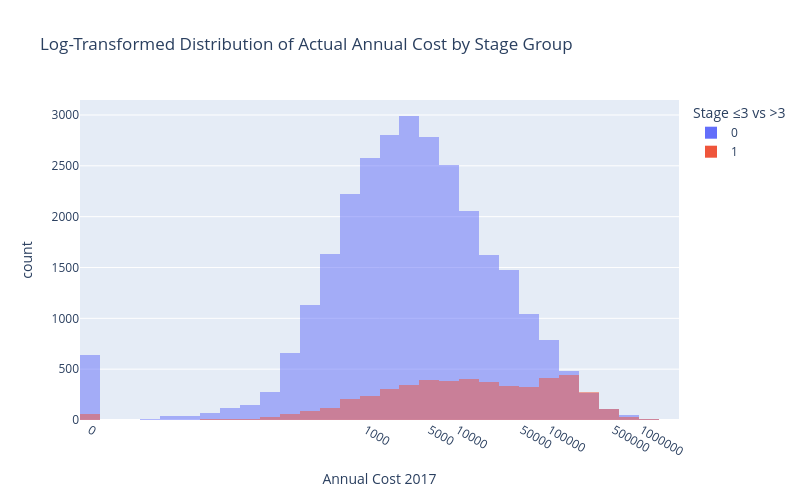
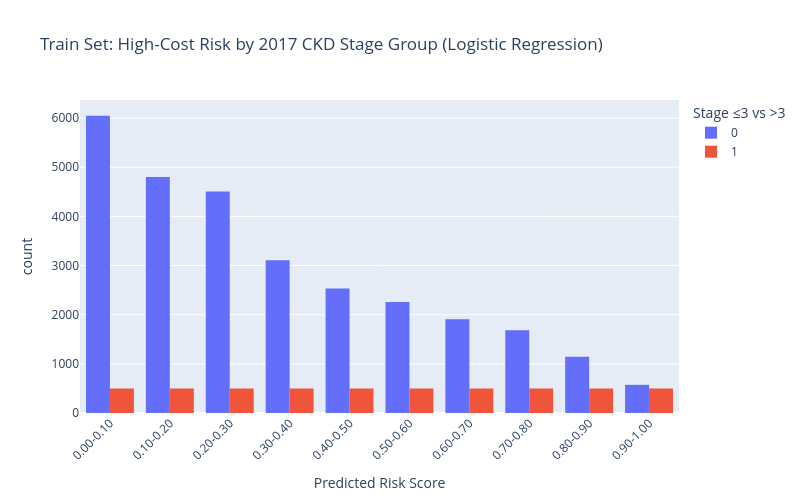
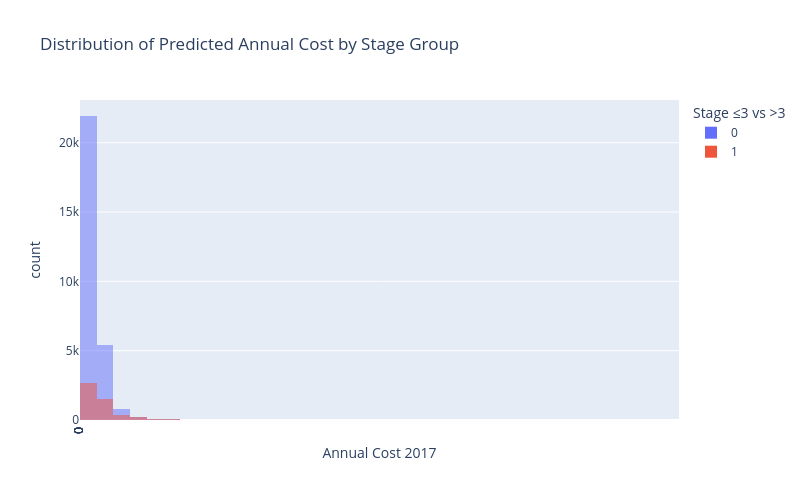

The notebook cell saved with these charts, in order:
### Code cell
import numpy as np
import plotly.express as px

bins = sorted(df_binned['risk_bin'].unique(), key=lambda x: float(x.split('-')[0]))   # already ordered
df_binned["true_class"] = (df_binned["stage_2017"] > 3).astype(int)
# For actual costs
df_binned["log_annual_cost17"] = np.log1p(df_binned["annual_cost17"])

# Add predicted cost to DataFrame
df_binned["predicted_cost"] = predictions

fig = px.histogram(
    df_binned,
    x="log_annual_cost17",
    color="true_class",
    labels={
        "log_annual_cost17": "Log(1 + Actual Annual Cost 2017)",
        "true_class": "Stage ≤3 vs >3"
    },
    title="Log-Transformed Distribution of Actual Annual Cost by Stage Group",
    nbins=50,
    barmode="overlay",
    height=500, width=800
)
tick_vals = np.log1p([0, 1000, 5000, 10000, 50000,100000,500000,1000000])
tick_labels = [str(x) for x in [0, 1000, 5000, 10000, 50000,100000,500000,1000000]]

fig.update_xaxes(
    tickvals=tick_vals,
    ticktext=tick_labels,
    title_text="Annual Cost 2017"
)
fig.show()

fig = px.histogram(
    df_binned,
    x="risk_bin",
    color="true_class",
    labels={
        "risk_bin": f"Predicted Risk Score",
        "true_class": "Stage ≤3 vs >3"
    },
    title="Train Set: High-Cost Risk by 2017 CKD Stage Group (Logistic Regression)",
    barmode="group",
    height=500, width=800
)
fig.update_xaxes(
    categoryorder="array",
    categoryarray=bins,      # <- enforce ascending order
    tickangle=-45
)
fig.show()

df_binned["log_predicted_cost"] = np.log1p(df_binned["predicted_cost"])

fig = px.histogram(
    df_binned,
    x="predicted_cost",
    color="true_class",
    labels={
        "predicted_cost": "Predicted Annual Cost 2017",
        "true_class": "Stage ≤3 vs >3"
    },
    title="Distribution of Predicted Annual Cost by Stage Group",
    nbins=50,
    barmode="overlay",
    height=500, width=800
)
fig.update_xaxes(
    tickvals=tick_vals,
    ticktext=tick_labels,
    title_text="Annual Cost 2017"
)
fig.show()

### Figure 1 — Plotly figure (JSON) as saved in the notebook; plotly's stock layout.template omitted (floating-point values rounded to 4 significant figures; data arrays with more than 128 entries replaced by an {"elided": "..."} marker saying what was removed)
{"data": [{"bingroup": "x", "hovertemplate": "Stage ≤3 vs >3=0<br>Log(1 + Actual Annual Cost 2017)=%{x}<br>count=%{y}<extra></extra>", "legendgroup": "0", "marker": {"color": "#636efa", "opacity": 0.5, "pattern": {"shape": ""}}, "name": "0", "nbinsx": 50, "orientation": "v", "showlegend": true, "type": "histogram", "x": {"elided": "28566 float values"}, "xaxis": "x", "yaxis": "y"}, {"bingroup": "x", "hovertemplate": "Stage ≤3 vs >3=1<br>Log(1 + Actual Annual Cost 2017)=%{x}<br>count=%{y}<extra></extra>", "legendgroup": "1", "marker": {"color": "#EF553B", "opacity": 0.5, "pattern": {"shape": ""}}, "name": "1", "nbinsx": 50, "orientation": "v", "showlegend": true, "type": "histogram", "x": {"elided": "4985 float values"}, "xaxis": "x", "yaxis": "y"}], "layout": {"barmode": "overlay", "height": 500, "legend": {"title": {"text": "Stage ≤3 vs >3"}, "tracegroupgap": 0}, "title": {"text": "Log-Transformed Distribution of Actual Annual Cost by Stage Group"}, "width": 800, "xaxis": {"anchor": "y", "domain": [0, 1], "ticktext": ["0", "1000", "5000", "10000", "50000", "100000", "500000", "1000000"], "tickvals": [0.0, 6.909, 8.517, 9.21, 10.82, 11.51, 13.12, 13.82], "title": {"text": "Annual Cost 2017"}}, "yaxis": {"anchor": "x", "domain": [0, 1], "title": {"text": "count"}}}}

### Figure 2 — Plotly figure (JSON) as saved in the notebook; plotly's stock layout.template omitted (floating-point values rounded to 4 significant figures; data arrays with more than 128 entries replaced by an {"elided": "..."} marker saying what was removed)
{"data": [{"alignmentgroup": "True", "bingroup": "x", "hovertemplate": "Stage ≤3 vs >3=0<br>Predicted Risk Score=%{x}<br>count=%{y}<extra></extra>", "legendgroup": "0", "marker": {"color": "#636efa", "pattern": {"shape": ""}}, "name": "0", "offsetgroup": "0", "orientation": "v", "showlegend": true, "type": "histogram", "x": {"elided": "28566 str values"}, "xaxis": "x", "yaxis": "y"}, {"alignmentgroup": "True", "bingroup": "x", "hovertemplate": "Stage ≤3 vs >3=1<br>Predicted Risk Score=%{x}<br>count=%{y}<extra></extra>", "legendgroup": "1", "marker": {"color": "#EF553B", "pattern": {"shape": ""}}, "name": "1", "offsetgroup": "1", "orientation": "v", "showlegend": true, "type": "histogram", "x": {"elided": "4985 str values"}, "xaxis": "x", "yaxis": "y"}], "layout": {"barmode": "group", "height": 500, "legend": {"title": {"text": "Stage ≤3 vs >3"}, "tracegroupgap": 0}, "title": {"text": "Train Set: High-Cost Risk by 2017 CKD Stage Group (Logistic Regression)"}, "width": 800, "xaxis": {"anchor": "y", "categoryarray": ["0.00-0.10", "0.10-0.20", "0.20-0.30", "0.30-0.40", "0.40-0.50", "0.50-0.60", "0.60-0.70", "0.70-0.80", "0.80-0.90", "0.90-1.00"], "categoryorder": "array", "domain": [0, 1], "tickangle": -45, "title": {"text": "Predicted Risk Score"}}, "yaxis": {"anchor": "x", "domain": [0, 1], "title": {"text": "count"}}}}

### Figure 3 — Plotly figure (JSON) as saved in the notebook; plotly's stock layout.template omitted (floating-point values rounded to 4 significant figures; data arrays with more than 128 entries replaced by an {"elided": "..."} marker saying what was removed)
{"data": [{"bingroup": "x", "hovertemplate": "Stage ≤3 vs >3=0<br>Predicted Annual Cost 2017=%{x}<br>count=%{y}<extra></extra>", "legendgroup": "0", "marker": {"color": "#636efa", "opacity": 0.5, "pattern": {"shape": ""}}, "name": "0", "nbinsx": 50, "orientation": "v", "showlegend": true, "type": "histogram", "x": {"elided": "28566 float values"}, "xaxis": "x", "yaxis": "y"}, {"bingroup": "x", "hovertemplate": "Stage ≤3 vs >3=1<br>Predicted Annual Cost 2017=%{x}<br>count=%{y}<extra></extra>", "legendgroup": "1", "marker": {"color": "#EF553B", "opacity": 0.5, "pattern": {"shape": ""}}, "name": "1", "nbinsx": 50, "orientation": "v", "showlegend": true, "type": "histogram", "x": {"elided": "4985 float values"}, "xaxis": "x", "yaxis": "y"}], "layout": {"barmode": "overlay", "height": 500, "legend": {"title": {"text": "Stage ≤3 vs >3"}, "tracegroupgap": 0}, "title": {"text": "Distribution of Predicted Annual Cost by Stage Group"}, "width": 800, "xaxis": {"anchor": "y", "domain": [0, 1], "ticktext": ["0", "1000", "5000", "10000", "50000", "100000", "500000", "1000000"], "tickvals": [0.0, 6.909, 8.517, 9.21, 10.82, 11.51, 13.12, 13.82], "title": {"text": "Annual Cost 2017"}}, "yaxis": {"anchor": "x", "domain": [0, 1], "title": {"text": "count"}}}}
